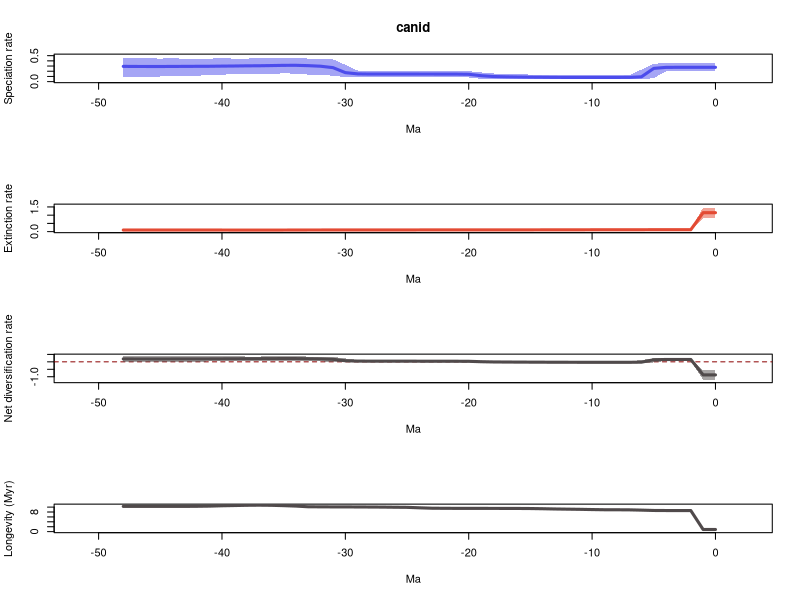

R code for this plot:
# 1 files combined:
# 	/home/eeb177-student/Desktop/eeb-177/lab-work/exercise-9/longer-pyrate-run/pyrate_mcmc_logs/canid_occ_1_marginal_rates.log

# 95% HPDs calculated using code from Biopy (https://www.cs.auckland.ac.nz/~yhel002/biopy/)

pdf(file='/home/eeb177-student/Desktop/eeb-177/lab-work/exercise-9/longer-pyrate-run/pyrate_mcmc_logs/canid_occ_1_marginal_rates_RTT.pdf',width=0.6*9, height=16.8)
par(mfrow=c(4,1))
library(scales)
L_hpd_m95=c(0.205989592696, 0.205989592696,0.197845080573,0.20433113335,0.197845080573,0.0702410163852,0.0409303064617,0.0453929977733,0.0483370110454,0.0483370110454,0.0483370110454,0.0483370110454,0.0484069030943,0.0453929977733,0.0484069030943,0.0502066667933,0.0517388518257,0.0517388518257,0.0517904942753,0.0541649882775,0.0803681489861,0.0890507755542,0.0890507755542,0.0898132244356,0.0898132244356,0.0898132244356,0.0905742764619,0.0905742764619,0.0900200909132,0.0890507755542,0.0890507755542,0.11359082698,0.134668052351,0.134668052351,0.153213914128,0.159696345533,0.149036378069,0.150544940227,0.143059990176,0.141104593595,0.135141258417,0.125512740595,0.114577181408,0.114148292089,0.110397206152,0.0985979924097,0.0929131018118,0.0929131018118,0.0929131018118)
L_hpd_M95=c(0.359767122446, 0.359767122446,0.352202779167,0.360248163075,0.360248163075,0.343884962417,0.23189792592,0.122856145551,0.124351586147,0.124072620149,0.124072620149,0.124253215234,0.124816261077,0.123085650383,0.130249627908,0.136010958661,0.142975090649,0.14962424164,0.156966837677,0.177968002432,0.200923314936,0.200031285186,0.199024203171,0.199024203171,0.198578692909,0.199024203171,0.200923314936,0.201203433381,0.201063425104,0.21369733311,0.322826201072,0.430115536813,0.440038385861,0.44384275154,0.462092351964,0.462961565672,0.449478851087,0.446374525775,0.445064776348,0.44384275154,0.449478851087,0.44372408418,0.436438018777,0.44384275154,0.446813485379,0.444871644114,0.446813485379,0.452155975355,0.459558414818)
M_hpd_m95=c(0.829952662476, 0.829952662476,0.0847457670498,0.0847457670498,0.0847457670498,0.0861421264724,0.0861955780268,0.0861421264724,0.0847457670498,0.0847457670498,0.0865804969263,0.0848700255837,0.0825177189541,0.0824545358968,0.0825006815567,0.0825006815567,0.080189926699,0.0805524735164,0.0805524735164,0.080189926699,0.0793522801682,0.0795555823196,0.0795555823196,0.0798922134607,0.0740645765922,0.0626278585602,0.0608911745378,0.0596943307365,0.0566161856403,0.0565063263969,0.0561610654234,0.0561610654234,0.055024155345,0.0543076280157,0.0451176385258,0.0376563028828,0.0306737844692,0.0278997655251,0.0217414015376,0.0207555501989,0.0211898092085,0.0126561661062,0.0145978570708,0.0129204905185,0.0129204905185,0.0129204905185,0.0129204905185,0.0129204905185,0.0129204905185)
M_hpd_M95=c(1.46161795355, 1.46161795355,0.159414384361,0.159414384361,0.159414384361,0.159223076071,0.152229752373,0.148256872413,0.145702800603,0.144991409574,0.144345265489,0.140893103351,0.135360493224,0.133802269427,0.132663264795,0.131725862709,0.129277386411,0.129819582187,0.129819582187,0.129735857969,0.128892452888,0.128892452888,0.129735857969,0.132040201778,0.131892176685,0.127507712043,0.127209362705,0.127209362705,0.124609204726,0.124609204726,0.124609204726,0.124609204726,0.124051905446,0.127587313314,0.127587313314,0.128571918534,0.128822801096,0.129807173518,0.128822801096,0.137325170367,0.144991409574,0.147073536958,0.155446777048,0.155446777048,0.155446777048,0.155446777048,0.155446777048,0.155446777048,0.155446777048)
R_hpd_m95=c(-1.20620273501, -1.20620273501,0.0733637598691,0.0717221163994,0.0632256651795,-0.0419394214566,-0.110514032981,-0.0838855659592,-0.0838855659592,-0.0813854600502,-0.0802096718078,-0.0803460452387,-0.0754630921375,-0.0678578248599,-0.0676413552206,-0.065566449451,-0.0666653676016,-0.065393614305,-0.0617157137176,-0.0599943728612,-0.0249456199712,-0.0190723346569,-0.0189576235957,-0.0188691567399,-0.0190723346569,-0.0190723346569,-0.0190723346569,-0.0188691567399,-0.0190723346569,-0.0203707746241,-0.0225114404951,0.0080829487899,0.0287209017604,0.0381754014041,0.0526474368043,0.0520620663228,0.0535401410996,0.0386637732227,0.031854607815,0.0410104612466,0.0266347452646,0.0287209017604,0.00999657070788,-0.00168081107247,-0.00642441596994,-0.00736225155747,-0.010715366661,-0.0252186559493,-0.0211318717671)
R_hpd_M95=c(-0.557573180562, -0.557573180562,0.258899539795,0.258286639063,0.260003031368,0.242036137226,0.121703260552,0.0266347452646,0.0209368846102,0.0212490186908,0.0199000982345,0.0186167524241,0.0209368846102,0.0279539058372,0.028766747474,0.0335699184358,0.0395994286306,0.0474497838039,0.0603717264384,0.0764467509138,0.10309392293,0.102071802724,0.102089340725,0.103323898491,0.10493215547,0.109056601551,0.110594898915,0.111797194317,0.112276605792,0.127299339758,0.231649871014,0.335262740226,0.342561492216,0.354004544968,0.377358296582,0.370754952487,0.370992664201,0.356290293627,0.355890477306,0.377358296582,0.374174793151,0.38820610325,0.379432581912,0.381100734824,0.384117973212,0.393896939556,0.401483799527,0.393390388483,0.40618914643)
L_mean=c(0.275601719307, 0.275601719307,0.275682199708,0.275664551647,0.27446784628,0.255050164335,0.0925881120405,0.0816722876903,0.0810188557921,0.080713588355,0.0806714732288,0.0807281405794,0.0809342786374,0.0814803942672,0.083853627338,0.0856052305291,0.0888060297097,0.0927353404687,0.0983907710467,0.114332674504,0.14143364491,0.14467634224,0.145074697397,0.145506339118,0.145571968542,0.145645724422,0.145700833755,0.145595045684,0.145633248884,0.149252043041,0.173017210084,0.269103777509,0.29643347771,0.3073251769,0.314052919866,0.313499519609,0.309043036414,0.305359876238,0.304069543441,0.300795509296,0.298556624557,0.295623999917,0.294721535523,0.29352736433,0.292550275861,0.291281839044,0.291744534268,0.291942616086,0.29377607959)
M_mean=c(1.15130794797, 1.15130794797,0.116289740039,0.11628971984,0.116276521805,0.11586478509,0.114064673267,0.112577670074,0.112210308113,0.112060414448,0.111101844076,0.109934885064,0.109119679791,0.108288461416,0.107066625157,0.106185948378,0.105774588027,0.105587334937,0.105576005873,0.10550249859,0.105445181812,0.105362662647,0.105113505497,0.104695246366,0.102936777057,0.100956888927,0.100489857814,0.0999202419853,0.0996171791372,0.0993674530213,0.0991652375225,0.0991203891099,0.0988292477626,0.098648287484,0.0959784431227,0.094354995349,0.0931312769727,0.0927002533195,0.0930741877439,0.0939353970737,0.0947688342783,0.0961051525923,0.0967254721967,0.0971106541553,0.0971106541553,0.0971106541553,0.0971106541553,0.0971106541553,0.0971106541553)
R_mean=c(-0.87570622866, -0.87570622866,0.159392459669,0.159374831807,0.158191324475,0.139185379245,-0.0214765612265,-0.0309053823841,-0.0311914523205,-0.031346826093,-0.0304303708477,-0.0292067444842,-0.0281854011539,-0.0268080671484,-0.0232129978195,-0.0205807178494,-0.0169685583177,-0.0128519944687,-0.00718523482645,0.00883017591375,0.0359884630989,0.0393136795926,0.0399611919001,0.0408110927515,0.042635191485,0.0446888354951,0.0452109759406,0.0456748036985,0.0460160697468,0.0498845900193,0.0738519725613,0.1699833884,0.197604229948,0.208676889416,0.218074476744,0.21914452426,0.215911759441,0.212659622919,0.210995355697,0.206860112222,0.203787790279,0.199518847324,0.197996063326,0.196416710175,0.195439621706,0.194171184889,0.194633880113,0.194831961931,0.196665425435)
trans=0.5
age=(0:(49-1))* -1
plot(age,age,type = 'n', ylim = c(0, 0.509257722239), xlim = c(-51.45,2.45), ylab = 'Speciation rate', xlab = 'Ma',main='canid' )
polygon(c(age, rev(age)), c(L_hpd_M95, rev(L_hpd_m95)), col = alpha("#4c4cec",trans), border = NA)
lines(rev(age), rev(L_mean), col = "#4c4cec", lwd=3)
plot(age,age,type = 'n', ylim = c(0, 1.60777974891), xlim = c(-51.45,2.45), ylab = 'Extinction rate', xlab = 'Ma' )
polygon(c(age, rev(age)), c(M_hpd_M95, rev(M_hpd_m95)), col = alpha("#e34a33",trans), border = NA)
lines(rev(age), rev(M_mean), col = "#e34a33", lwd=3)
plot(age,age,type = 'n', ylim = c(-1.32682300851, 0.446808061073), xlim = c(-51.45,2.45), ylab = 'Net diversification rate', xlab = 'Ma' )
abline(h=0,lty=2,col="darkred")
polygon(c(age, rev(age)), c(R_hpd_M95, rev(R_hpd_m95)), col = alpha("#504A4B",trans), border = NA)
lines(rev(age), rev(R_mean), col = "#504A4B", lwd=3)
plot(age,age,type = 'n', ylim = c(0, max(1/M_mean)), xlim = c(-51.45,2.45), ylab = 'Longevity (Myr)', xlab = 'Ma' )
lines(rev(age), rev(1/M_mean), col = "#504A4B", lwd=3)
n <- dev.off()